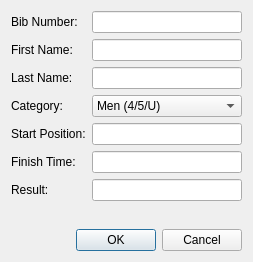
<?xml version="1.0" encoding="UTF-8"?>
<ui version="4.0">
 <class>AddRiderDialog</class>
 <widget class="QDialog" name="AddRiderDialog">
  <property name="geometry">
   <rect>
    <x>0</x>
    <y>0</y>
    <width>253</width>
    <height>262</height>
   </rect>
  </property>
  <property name="windowTitle">
   <string>Add Rider</string>
  </property>
  <layout class="QVBoxLayout" name="verticalLayout">
   <item>
    <layout class="QFormLayout" name="formLayout">
     <item row="0" column="0">
      <widget class="QLabel" name="label">
       <property name="text">
        <string>Bib Number:</string>
       </property>
      </widget>
     </item>
     <item row="0" column="1">
      <widget class="QLineEdit" name="bibNumber"/>
     </item>
     <item row="1" column="0">
      <widget class="QLabel" name="label_3">
       <property name="text">
        <string>First Name:</string>
       </property>
      </widget>
     </item>
     <item row="1" column="1">
      <widget class="QLineEdit" name="firstName"/>
     </item>
     <item row="2" column="0">
      <widget class="QLabel" name="label_2">
       <property name="text">
        <string>Last Name:</string>
       </property>
      </widget>
     </item>
     <item row="2" column="1">
      <widget class="QLineEdit" name="lastName"/>
     </item>
     <item row="3" column="0">
      <widget class="QLabel" name="label_4">
       <property name="text">
        <string>Category:</string>
       </property>
      </widget>
     </item>
     <item row="3" column="1">
      <widget class="QComboBox" name="category">
       <item>
        <property name="text">
         <string>Men (4/5/U)</string>
        </property>
       </item>
       <item>
        <property name="text">
         <string>Men (P/1/2/3)</string>
        </property>
       </item>
       <item>
        <property name="text">
         <string>Masters 50+ - Men</string>
        </property>
       </item>
       <item>
        <property name="text">
         <string>Masters 50+ - Women</string>
        </property>
       </item>
       <item>
        <property name="text">
         <string>Masters 60+ - Men</string>
        </property>
       </item>
       <item>
        <property name="text">
         <string>Merckx - Men</string>
        </property>
       </item>
       <item>
        <property name="text">
         <string>Merckx - Women</string>
        </property>
       </item>
       <item>
        <property name="text">
         <string>Women (4/U)</string>
        </property>
       </item>
       <item>
        <property name="text">
         <string>Women (P/1/2/3)</string>
        </property>
       </item>
       <item>
        <property name="text">
         <string>Juniors (M)</string>
        </property>
       </item>
       <item>
        <property name="text">
         <string>Juniors (F)</string>
        </property>
       </item>
       <item>
        <property name="text">
         <string>Hand Cycle (M)</string>
        </property>
       </item>
       <item>
        <property name="text">
         <string>Hand Cycle (W)</string>
        </property>
       </item>
      </widget>
     </item>
     <item row="4" column="0">
      <widget class="QLabel" name="label_5">
       <property name="text">
        <string>Start Position:</string>
       </property>
      </widget>
     </item>
     <item row="4" column="1">
      <widget class="QLineEdit" name="startPosition"/>
     </item>
     <item row="5" column="0">
      <widget class="QLabel" name="label_6">
       <property name="text">
        <string>Finish Time:</string>
       </property>
      </widget>
     </item>
     <item row="5" column="1">
      <widget class="QLineEdit" name="finishTime">
       <property name="readOnly">
        <bool>true</bool>
       </property>
      </widget>
     </item>
     <item row="6" column="0">
      <widget class="QLabel" name="label_7">
       <property name="text">
        <string>Result:</string>
       </property>
      </widget>
     </item>
     <item row="6" column="1">
      <widget class="QLineEdit" name="result">
       <property name="readOnly">
        <bool>true</bool>
       </property>
      </widget>
     </item>
    </layout>
   </item>
   <item>
    <spacer name="verticalSpacer">
     <property name="orientation">
      <enum>Qt::Vertical</enum>
     </property>
     <property name="sizeHint" stdset="0">
      <size>
       <width>20</width>
       <height>0</height>
      </size>
     </property>
    </spacer>
   </item>
   <item>
    <widget class="QDialogButtonBox" name="buttonBox">
     <property name="orientation">
      <enum>Qt::Horizontal</enum>
     </property>
     <property name="standardButtons">
      <set>QDialogButtonBox::Cancel|QDialogButtonBox::Ok</set>
     </property>
    </widget>
   </item>
  </layout>
 </widget>
 <tabstops>
  <tabstop>bibNumber</tabstop>
  <tabstop>firstName</tabstop>
  <tabstop>lastName</tabstop>
  <tabstop>category</tabstop>
  <tabstop>startPosition</tabstop>
  <tabstop>finishTime</tabstop>
  <tabstop>result</tabstop>
 </tabstops>
 <resources/>
 <connections>
  <connection>
   <sender>buttonBox</sender>
   <signal>accepted()</signal>
   <receiver>AddRiderDialog</receiver>
   <slot>accept()</slot>
   <hints>
    <hint type="sourcelabel">
     <x>248</x>
     <y>254</y>
    </hint>
    <hint type="destinationlabel">
     <x>157</x>
     <y>274</y>
    </hint>
   </hints>
  </connection>
  <connection>
   <sender>buttonBox</sender>
   <signal>rejected()</signal>
   <receiver>AddRiderDialog</receiver>
   <slot>reject()</slot>
   <hints>
    <hint type="sourcelabel">
     <x>316</x>
     <y>260</y>
    </hint>
    <hint type="destinationlabel">
     <x>286</x>
     <y>274</y>
    </hint>
   </hints>
  </connection>
 </connections>
</ui>
